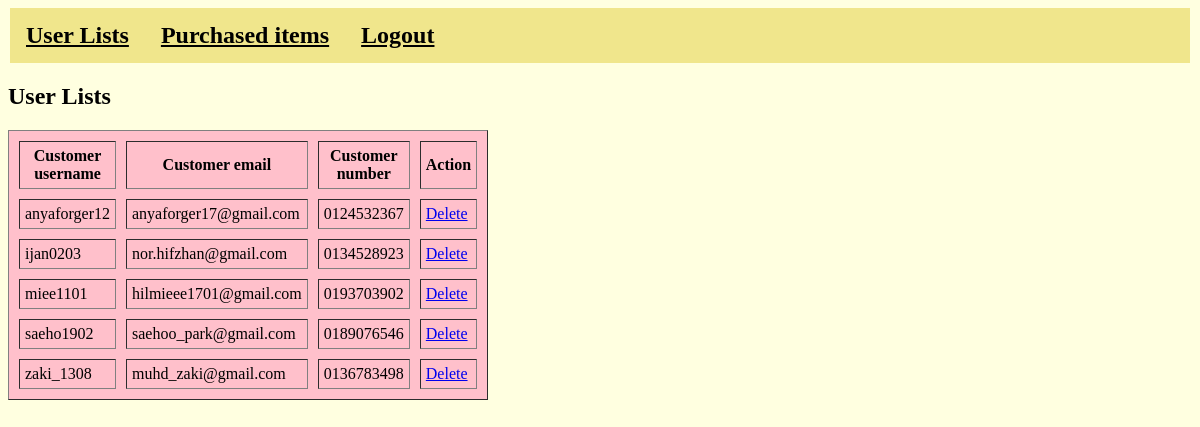
The app's page /viewcustprofile.php with its own data.
### tables this page shows
CREATE TABLE `customer` (
  `Cust_username` varchar(20) NOT NULL,
  `Cust_pass` varchar(15) NOT NULL,
  `Cust_email` varchar(25) NOT NULL,
  `Cust_phonenum` varchar(12) NOT NULL
);

### viewcustprofile.php (the view, shortened to what this page needs)
<?php session_start();
  include 'conn.php';?>
<!DOCTYPE html>
<html>
	<head>
	</head>
<body>
<div>
	<ul class="navbar-nav">
		<li class="nav-item"><a href="viewcustprofile.php" ><b><u>User Lists</u></b></a></li>
		<li class="nav-item"><a href="viewpurchase.php" ><b><u>Purchased items</u></b></a></li>
		<li class="nav-item"><a href="adminlogout.php" ><b><u>Logout</u></b></a></li>
	</ul>
	</div>
<?php
echo "<h2>User Lists</h2>";
echo "<table cellpadding=5 cellspacing=10 border=1 width=30% class='center' bgcolor=pink>
<tr><th>Customer username</th><th>Customer email</th><th>Customer number</th>";
echo "<th> Action </th>";
$result = mysqli_query($conn, "select * from customer");
while($row = mysqli_fetch_row($result)){
	echo "<tr><td>$row[0]</td>";
	echo "<td>$row[2]</td>";
	echo "<td>$row[3]</td>";
	echo "<td><a href = deletecust.php?Cust_username=$row[0]>Delete </a>";
	echo "</tr>";}
	echo "</table>";
?>
</body>
</html>

### viewcustprofile.php (style rules this page uses)
body { background-image:url(css/booksbg.jpg); background-color: lightYellow; }
ul { list-style-type:none; margin:2px; padding:0; overflow:hidden; background-color: khaki; }
li { float:left; font-family: 'Garamond',serif; font-size: 24px; }
li a { display:block; color:black; padding: 14px 16px; text-decoration:none; }

### records on screen
customer: Cust_username "anyaforger12", Cust_email "anyaforger17@gmail.com", Cust_phonenum "0124532367"
customer: Cust_username "ijan0203", Cust_email "nor.hifzhan@gmail.com", Cust_phonenum "0134528923"
customer: Cust_username "miee1101", Cust_email "hilmieee1701@gmail.com", Cust_phonenum "0193703902"
customer: Cust_username "saeho1902", Cust_email "saehoo_park@gmail.com", Cust_phonenum "0189076546"
customer: Cust_username "zaki_1308", Cust_email "muhd_zaki@gmail.com", Cust_phonenum "0136783498"
